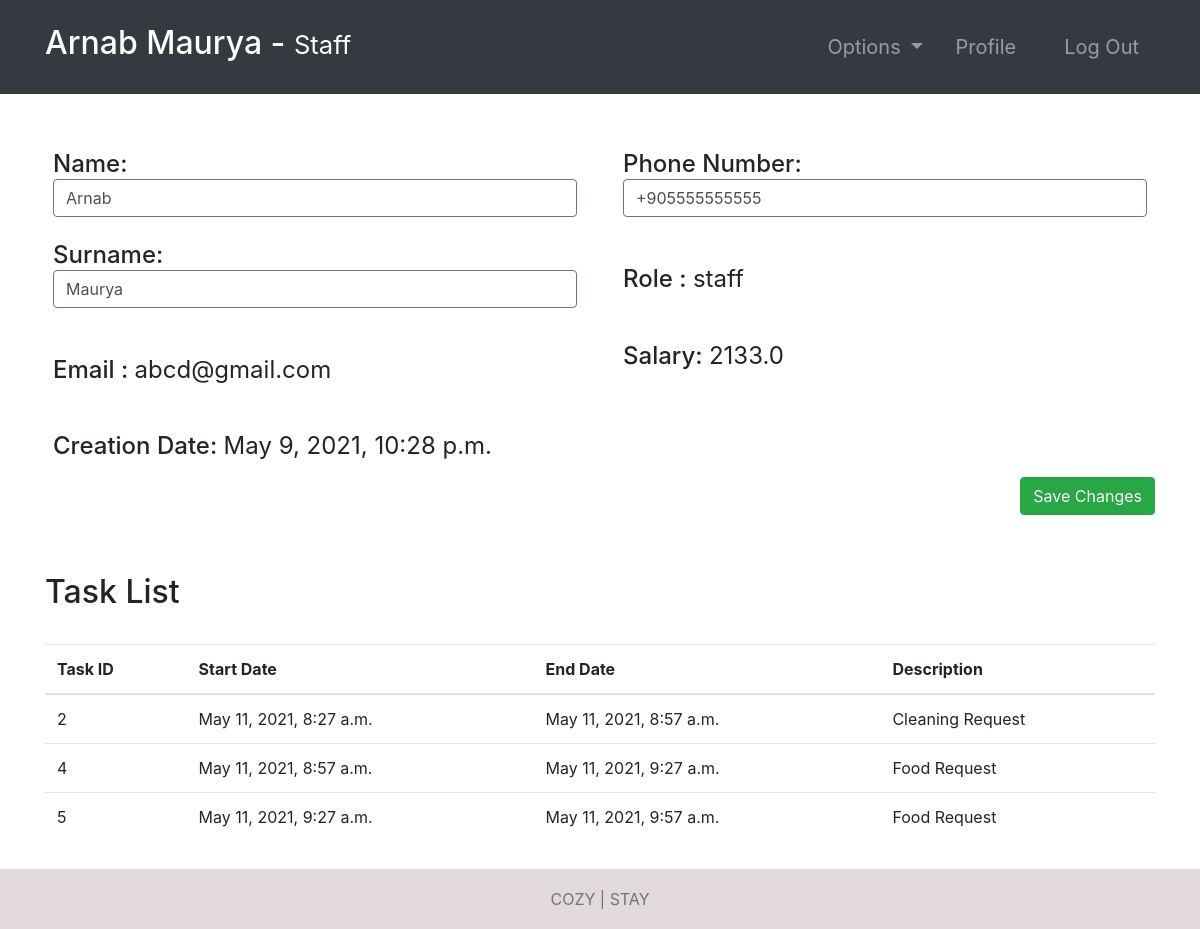
Page /employee-profile/6/ (signed in) on the committed database.
### accounts/models.py (models this page shows, shortened)
class Employee(models.Model):
    user = models.OneToOneField(User, null=True, on_delete=models.CASCADE)
    phoneNumber = PhoneNumberField(unique=True)
    salary = models.FloatField()

class Task(models.Model):
    employee = models.ForeignKey(
        Employee,   null=True, on_delete=models.CASCADE)
    startTime = models.DateTimeField()
    endTime = models.DateTimeField()
    description = models.TextField()

### accounts/views.py (the view, shortened to what this page needs)
# urls.py: path('employee-profile/<str:pk>/', employee_details, name="employee-profile"),
@login_required(login_url='login')
def employee_details(request, pk):
    role = str(request.user.groups.all()[0])
    path = role + "/"
    tempUser = User.objects.get(id=pk)
    employee = Employee.objects.get(user=tempUser)
    tasks = Task.objects.filter(employee=employee)
    context = {
        "role": role,
        "employee": employee,
        "tasks": tasks
    }
    return render(request, path + "employee-profile.html", context)

### Templates/staff/employee-profile.html
{% extends '../index.html' %}
{% block context %}
{% include '../common_pages/employee-profile.html' %}
{% endblock %}

### Templates/incs/nav.html (shortened to what this page needs)
<nav class="navbar navbar-dark bg-dark navbar-expand-lg py-3 " role="navigation">
    <div class="container">
        <a href="" class="navbar-brand">
            <h2 class="text-capitalize">
                {{ request.user.first_name }} {{ request.user.last_name }} -
                <small>
                    {{ role }}
                </small>
            </h2>
        </a>
        <div class="collapse navbar-collapse" id="navbarTags">
            <ul class="navbar-nav ml-auto">
                <li class="nav-item dropdown p-2">
                    <a class="nav-link dropdown-toggle" href="#" id="navbarDropdown" role="button"
                        data-toggle="dropdown" aria-haspopup="true" aria-expanded="false">
                        Options
                    </a>
                </li>
                <li class="nav-item mr-3 p-2">
                    {% if role == 'staff' or role == 'receptionist' or role == 'admin' or role == 'manager' %}
                    <a href="{% url 'employee-profile' user.id %}" class="nav-link">Profile</a>
                    {% endif %}
                </li>
                <li class="nav-item p-2 ">
                    <a href="{% url 'logout' %}" class="nav-link">Log Out</a>
                </li>
            </ul>
        </div>
    </div>
</nav>

### Templates/common_pages/employee-profile.html (shortened to what this page needs)
<div class="container">
    <form action="" method="POST">
        <div class="row mt-5 clearfix">
            <div class="col-6">
                <div class="p-2 h4">
                    <span>Name:</span>
                    {% if employee.user.id != request.user.id %}
                    <span class="font-weight-normal">{{employee.user.first_name}} </span>
                    {% else %}
                    <input type="text" class="form-control border border-secondary" id="id_first_name"
                        value="{{employee.user.first_name}}" name="first_name">
                    {% endif %}
                </div>
                <div class="p-2 h4">
                    <span>Surname:</span>
                    {% if employee.user.id != request.user.id %}
                    <span class="font-weight-normal"> {{employee.user.last_name}}</span>
                    {% else %}
                    <input type="text" class="form-control border border-secondary" id="id_last_name"
                        value="{{employee.user.last_name}}" name="last_name">
                    {% endif %}
                </div>
                <br>
                <div class="p-2 h4">
                    <span>Email :</span>
                    <span class="font-weight-normal">{{employee.user.email}}</span>
                </div>
                <br>
                <div class="p-2 h4">
                    <span>Creation Date:</span>
                    <span class="font-weight-normal">{{employee.user.date_joined}}</span>
                </div>
            </div>
            <div class="col-6">
                <div class="p-2 h4">
                    <span>Phone Number: </span>
                    {% if employee.user.id != request.user.id %}
                    <span class="font-weight-normal">{{employee.phoneNumber}}</span>
                    {% else %}
                    <input type="text" class="form-control border border-secondary" id="id_phoneNumber"
                        value="{{employee.phoneNumber}}" name="phoneNumber">
                    {% endif %}
                </div>
                <br>
                <div class="p-2 h4">
                    <span>Role :</span>
                    <span class="font-weight-normal">{{employee.user.groups.first}}</span>
                </div>
                <br>
                <div class="p-2 h4">
                    <span>Salary:</span>
                    <span class="font-weight-normal">{{employee.salary}}</span>
                </div>
            </div>
        </div>
        {% if employee.user.id == request.user.id %}
        <button type="submit" name="submit" class="btn btn-success float-right">Save Changes</button>
        {% endif %}
        <br>
    </form>
    <br>
    {% if role == 'staff' or request.user != employee.user %}
    <div class="table-responsive my-5">
        <div class="table-header row">
            <div class="col-sm-12 col-md-12 col-lg-4 mb-4">
                <h2>Task List</h2>
            </div>
        </div>
        <table class="table table-hover">
            <thead>
                <tr>
                    <th>Task ID</th>
                    <th>Start Date</th>
                    <th>End Date</th>
                    <th>Description</th>
                </tr>
            </thead>
            <tbody>
                {% for tasks in tasks %}
                <tr>
                    <td>{{tasks.id}}</td>
                    <td>{{tasks.startTime}}</td>
                    <td>{{tasks.endTime}}</td>
                    <td>{{tasks.description}}</td>
                </tr>
                {% endfor %}
            </tbody>
        </table>
    </div>
    {% endif %}
</div>

### static/css/main.css (style rules this page uses)
* { margin: 0; padding: 0; -webkit-font-smoothing: antialiased; }
.clearfix { overflow: auto; }
body { position: relative; }
nav .nav-item { font-size: 20px; }

### rows in the picture
Employee: first_name "Arnab", last_name "Maurya", user.email "abcd@gmail.com", user.date_joined "May 9, 2021, 10:28 p.m.", phoneNumber "+905555555555", user.groups.first "staff", salary "2133.0"
Task: id "2", startTime "May 11, 2021, 8:27 a.m.", endTime "May 11, 2021, 8:57 a.m.", description "Cleaning Request"
Task: id "4", startTime "May 11, 2021, 8:57 a.m.", endTime "May 11, 2021, 9:27 a.m.", description "Food Request"
Task: id "5", startTime "May 11, 2021, 9:27 a.m.", endTime "May 11, 2021, 9:57 a.m.", description "Food Request"

### other values in the picture
{{ request.user.first_name }} "Arnab"
{{ request.user.last_name }} "Maurya"
{{ role }} "Staff"
